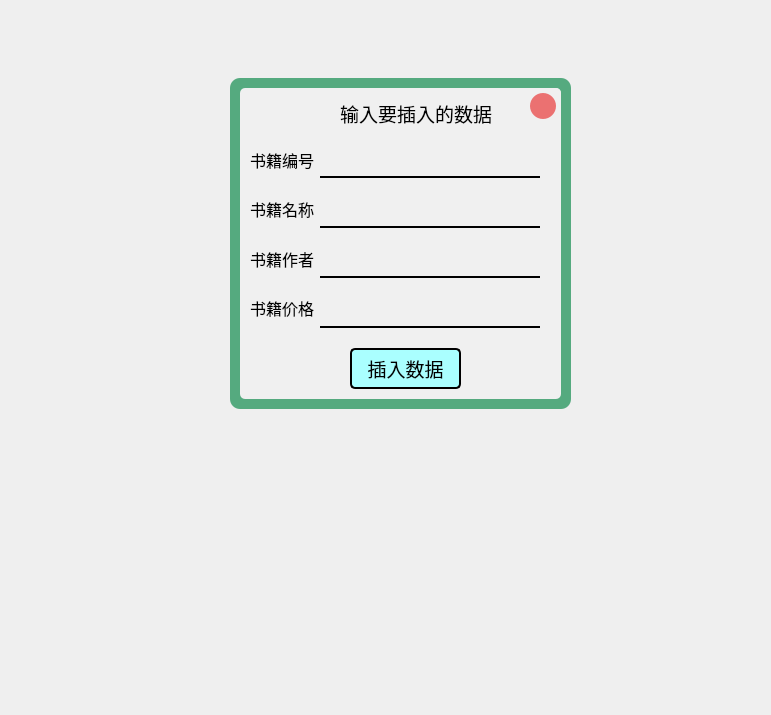
<?xml version="1.0" encoding="UTF-8"?>
<ui version="4.0">
 <class>insert_page</class>
 <widget class="QMainWindow" name="insert_page">
  <property name="geometry">
   <rect>
    <x>0</x>
    <y>0</y>
    <width>771</width>
    <height>715</height>
   </rect>
  </property>
  <property name="windowTitle">
   <string>MainWindow</string>
  </property>
  <property name="windowIcon">
   <iconset resource="res.qrc">
    <normaloff>:/icon/icon/添加.svg</normaloff>:/icon/icon/添加.svg</iconset>
  </property>
  <property name="styleSheet">
   <string notr="true"/>
  </property>
  <widget class="QWidget" name="centralwidget">
   <widget class="QFrame" name="frame_7">
    <property name="geometry">
     <rect>
      <x>230</x>
      <y>78</y>
      <width>341</width>
      <height>331</height>
     </rect>
    </property>
    <property name="styleSheet">
     <string notr="true">border-radius:10px;
background-color: rgb(85, 170, 127);</string>
    </property>
    <property name="frameShape">
     <enum>QFrame::StyledPanel</enum>
    </property>
    <property name="frameShadow">
     <enum>QFrame::Raised</enum>
    </property>
    <widget class="QFrame" name="frame">
     <property name="geometry">
      <rect>
       <x>10</x>
       <y>10</y>
       <width>321</width>
       <height>311</height>
      </rect>
     </property>
     <property name="styleSheet">
      <string notr="true">background-color: rgb(240, 240, 240);
border-radius:5px;</string>
     </property>
     <property name="frameShape">
      <enum>QFrame::NoFrame</enum>
     </property>
     <property name="frameShadow">
      <enum>QFrame::Raised</enum>
     </property>
     <widget class="QWidget" name="layoutWidget">
      <property name="geometry">
       <rect>
        <x>10</x>
        <y>50</y>
        <width>66</width>
        <height>191</height>
       </rect>
      </property>
      <layout class="QVBoxLayout" name="verticalLayout">
       <item>
        <widget class="QLabel" name="label_3">
         <property name="font">
          <font>
           <family>微软雅黑</family>
           <pointsize>12</pointsize>
          </font>
         </property>
         <property name="text">
          <string>书籍编号</string>
         </property>
        </widget>
       </item>
       <item>
        <widget class="QLabel" name="label_4">
         <property name="font">
          <font>
           <family>微软雅黑</family>
           <pointsize>12</pointsize>
          </font>
         </property>
         <property name="text">
          <string>书籍名称</string>
         </property>
        </widget>
       </item>
       <item>
        <widget class="QLabel" name="label_5">
         <property name="font">
          <font>
           <family>微软雅黑</family>
           <pointsize>12</pointsize>
          </font>
         </property>
         <property name="text">
          <string>书籍作者</string>
         </property>
        </widget>
       </item>
       <item>
        <widget class="QLabel" name="label_6">
         <property name="font">
          <font>
           <family>微软雅黑</family>
           <pointsize>12</pointsize>
          </font>
         </property>
         <property name="text">
          <string>书籍价格</string>
         </property>
        </widget>
       </item>
      </layout>
     </widget>
     <widget class="QPushButton" name="inserted_button">
      <property name="geometry">
       <rect>
        <x>110</x>
        <y>260</y>
        <width>111</width>
        <height>41</height>
       </rect>
      </property>
      <property name="font">
       <font>
        <family>方正准圆_GBK</family>
        <pointsize>14</pointsize>
       </font>
      </property>
      <property name="styleSheet">
       <string notr="true">QPushButton{
	background-color: rgb(170, 255, 255);
	border:2px solid;
	border-radius:5px;
}
QPushButton:hover {
	background-color: rgb(100, 255, 255);
	border:2px solid;
}
QPushButton:pressed {
	background-color: rgb(100, 255, 255);
	border:2px solid;
	border:4px outset;
}</string>
      </property>
      <property name="text">
       <string>插入数据</string>
      </property>
     </widget>
     <widget class="QLineEdit" name="price_input">
      <property name="geometry">
       <rect>
        <x>80</x>
        <y>200</y>
        <width>220</width>
        <height>40</height>
       </rect>
      </property>
      <property name="font">
       <font>
        <family>方正准圆_GBK</family>
        <pointsize>14</pointsize>
       </font>
      </property>
      <property name="styleSheet">
       <string notr="true">border:none;
border-bottom:2px solid rgb(0,0,0);
border-radius:0px;</string>
      </property>
     </widget>
     <widget class="QLineEdit" name="name_input">
      <property name="geometry">
       <rect>
        <x>80</x>
        <y>100</y>
        <width>220</width>
        <height>40</height>
       </rect>
      </property>
      <property name="font">
       <font>
        <family>方正准圆_GBK</family>
        <pointsize>14</pointsize>
       </font>
      </property>
      <property name="styleSheet">
       <string notr="true">border:none;
border-bottom:2px solid rgb(0,0,0);
border-radius:0px;</string>
      </property>
     </widget>
     <widget class="QLabel" name="label">
      <property name="geometry">
       <rect>
        <x>100</x>
        <y>10</y>
        <width>161</width>
        <height>31</height>
       </rect>
      </property>
      <property name="font">
       <font>
        <family>黑体</family>
        <pointsize>14</pointsize>
       </font>
      </property>
      <property name="text">
       <string>输入要插入的数据</string>
      </property>
     </widget>
     <widget class="QLineEdit" name="writer_input">
      <property name="geometry">
       <rect>
        <x>80</x>
        <y>150</y>
        <width>220</width>
        <height>40</height>
       </rect>
      </property>
      <property name="font">
       <font>
        <family>方正准圆_GBK</family>
        <pointsize>14</pointsize>
       </font>
      </property>
      <property name="styleSheet">
       <string notr="true">border:none;
border-bottom:2px solid rgb(0,0,0);
border-radius:0px;</string>
      </property>
     </widget>
     <widget class="QLineEdit" name="id_input">
      <property name="geometry">
       <rect>
        <x>80</x>
        <y>50</y>
        <width>220</width>
        <height>40</height>
       </rect>
      </property>
      <property name="font">
       <font>
        <family>方正准圆_GBK</family>
        <pointsize>14</pointsize>
       </font>
      </property>
      <property name="styleSheet">
       <string notr="true">border:none;
border-bottom:2px solid rgb(0,0,0);
border-radius:0px;</string>
      </property>
     </widget>
     <widget class="QFrame" name="frame_4">
      <property name="geometry">
       <rect>
        <x>280</x>
        <y>0</y>
        <width>41</width>
        <height>41</height>
       </rect>
      </property>
      <property name="frameShape">
       <enum>QFrame::NoFrame</enum>
      </property>
      <property name="frameShadow">
       <enum>QFrame::Raised</enum>
      </property>
      <widget class="QPushButton" name="close_button_i">
       <property name="geometry">
        <rect>
         <x>10</x>
         <y>5</y>
         <width>26</width>
         <height>26</height>
        </rect>
       </property>
       <property name="styleSheet">
        <string notr="true">QPushButton{
	color: rgb(255, 255, 255);
	background-color: rgb(235, 113, 113);
	text-align:center;
	border:0px outset rgb(255, 255, 255);
	border-radius:13px;
}
QPushButton:hover {
	border:-4px outset rgba(36, 36, 36,0);
}
QPushButton:pressed {
	border:4px outset rgba(36, 36, 36,0);
}
</string>
       </property>
       <property name="text">
        <string/>
       </property>
       <property name="icon">
        <iconset resource="res.qrc">
         <normaloff>:/icon/icon/关闭白.svg</normaloff>:/icon/icon/关闭白.svg</iconset>
       </property>
      </widget>
     </widget>
    </widget>
   </widget>
  </widget>
 </widget>
 <tabstops>
  <tabstop>id_input</tabstop>
  <tabstop>name_input</tabstop>
  <tabstop>writer_input</tabstop>
  <tabstop>price_input</tabstop>
  <tabstop>inserted_button</tabstop>
  <tabstop>close_button_i</tabstop>
 </tabstops>
 <resources>
  <include location="res.qrc"/>
 </resources>
 <connections/>
</ui>
